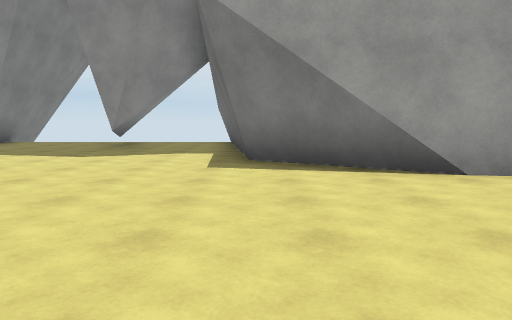
[1] (above)

19 first-person views from a walk through a scene from a Unity 3-D project. The camera is 1.3 m above the floor, tilts 6° down and sees 70° across. The floor is counted in squares, 2 m on a side. Each view is taken from the middle of a square. On the plan, view 1 faces up. The plan holds only what a view shows up to about 11 squares ahead; the rest is blank. The place goes on beyond the plan. The player character is not drawn. Some surface patterns are stand-ins.

[2]
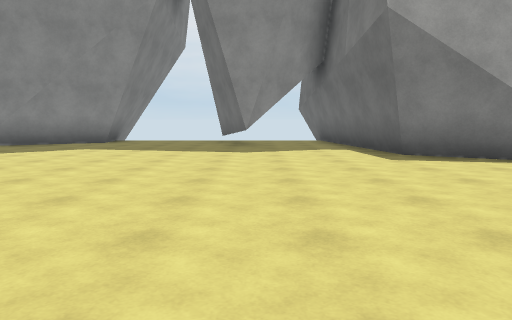

[3]
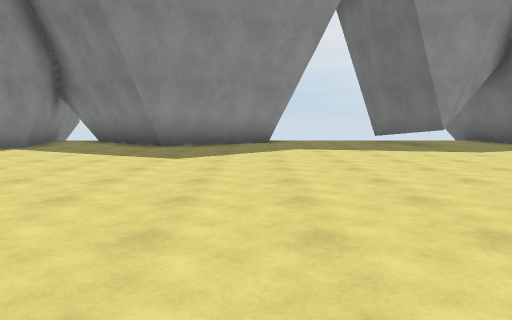

[4]
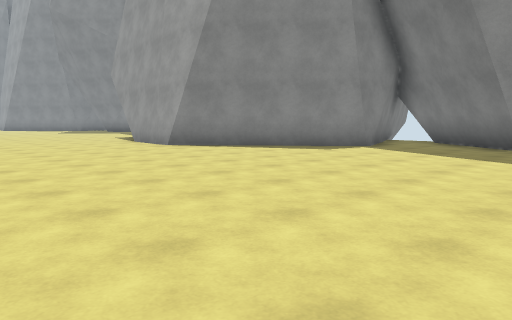

[5]
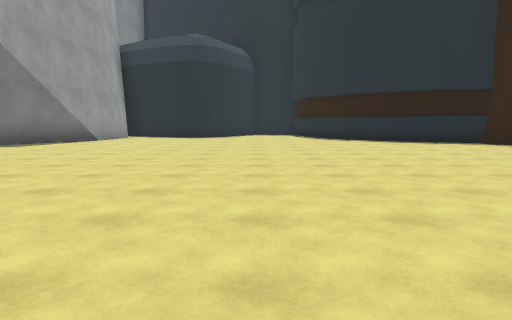

[6]
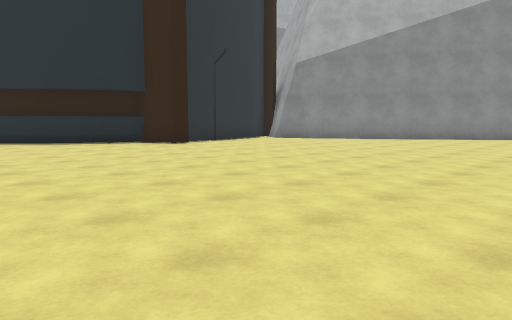

[7]
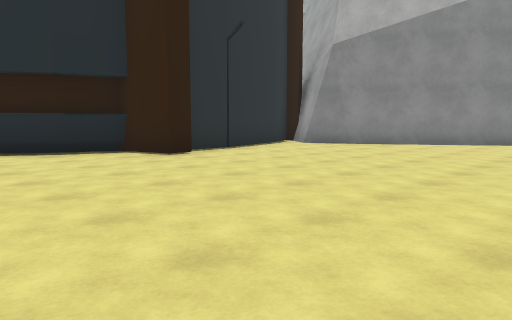

[8]
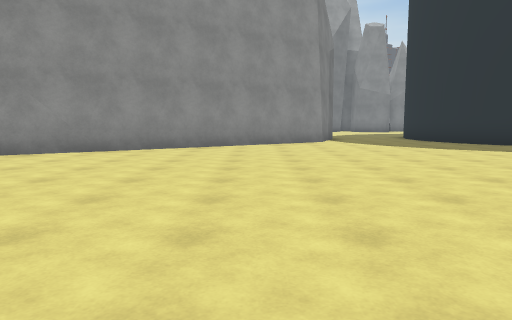

[9]
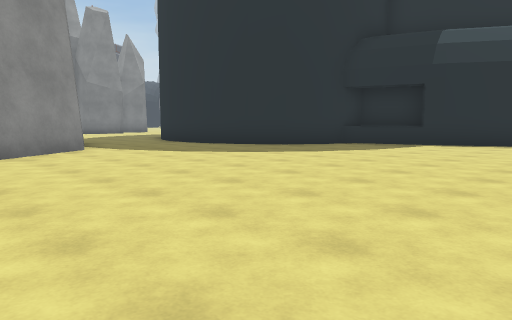

[10]
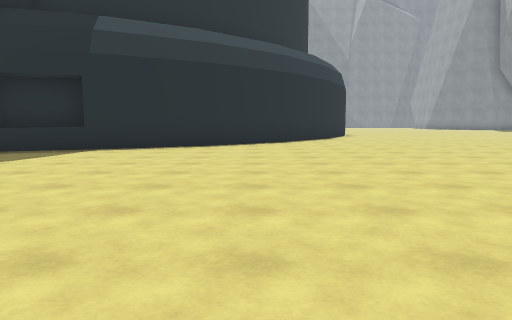

[11]
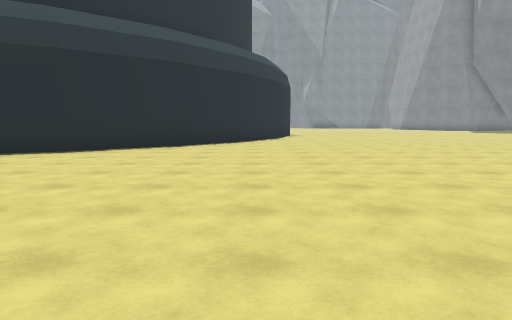

[12]
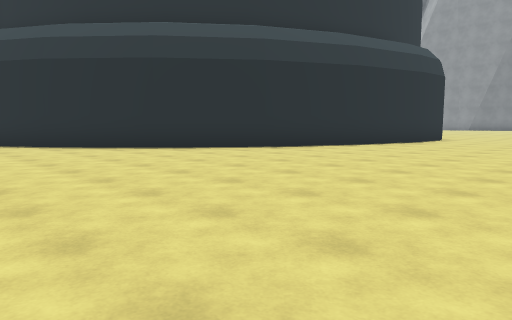

[13]
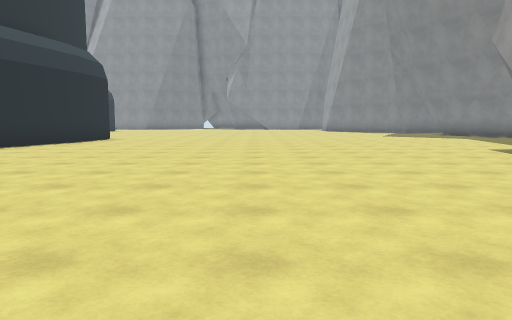

[14]
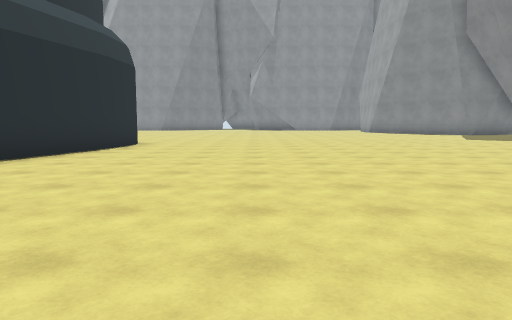

[15]
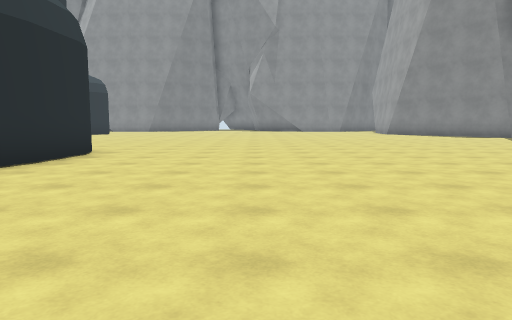

[16]
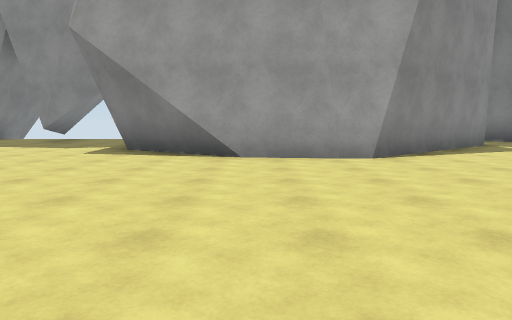

[17]
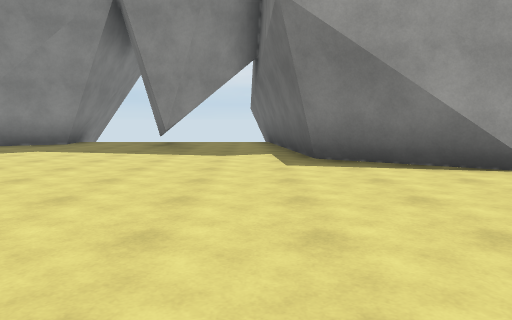

[18]
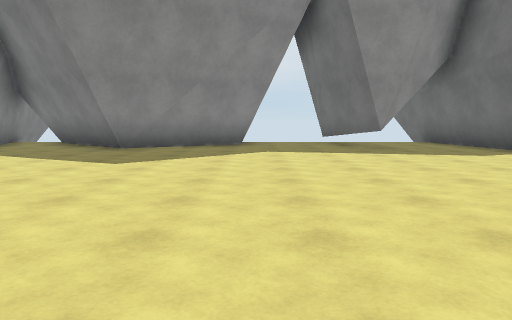

[19]
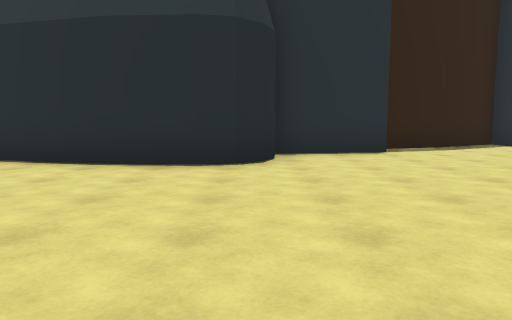

### Floor plan
Points are (right, up) in squares from view 1. A wall is a line through its corners. A room is listed if a view was taken in it or the views show most of it. See-through windows are left out.
Room 1 (views 1, 2, 3, 4, 5, 6, 7, 8, 9, 10, 11, 12, 13, 14, 15, 16, 17, 18, 19)
walls: (-18.5, 4.5) (-21.3, 4.9) (-23.1, 6.1) (-23.7, 11.2); (-19.6, -8.9) (-17.7, -11.1); (-20.5, 4.6) (-23.1, 6.3); (-17.8, -10.9) (-16.4, -13.4) (-15.5, -16); (-13.7, 8.6) (-13.8, 7.9) (-17.7, 4.6) (-18.6, 4.5); (-10.3, 8.3) (-10.7, 8.2) (-13.2, 10.4); (-14.3, 10.1) (-13.7, 8.2); (-16.8, -14) (-16.3, -15.7); (-26.8, -5.4) (-24.1, -6.1) (-21.7, -7.3) (-19.5, -9); (-15.9, -15.8) (-14.8, -16.2); (-14.9, -16.2) (-14, -16.8) (-13.3, -17.7); (-28.2, -5.3) (-26.7, -5.4); (-7.3, 11.1) (-7.3, 10.2) (-10.5, 8.4); (-0.7, -8.5) (-0.8, -7.9) (0.4, -7.5) (0.8, -6.3); (0.7, -6.4) (1.6, -5); (-2.7, 8.6) (-3.2, 8.1) (-3.9, 10.2); (-13.3, -17.6) (-12.9, -18.6); (1.5, -5.1) (2.6, -4.1); (-25.6, 8.8) (-26.1, 8.4) (-27, 11.1); (-29.3, -6.4) (-29.1, -5.8) (-28.7, -5.5) (-28.1, -5.3); (-1.4, -13.6) (-0.7, -13.3); (2.3, 4.4) (-0.3, 6.1); (-9.2, -18.9) (-1.2, -13.4); (0.5, -12.3) (-0.2, -9.9) (-0.3, -8.6); (3.2, 4.4) (1.6, 4.6) (-0.3, 5.9) (-0.6, 8.6); (-31.7, -7.5) (-29.4, -7.2); (-29.2, 10.2) (-32.2, 8.5); (-29.1, 11.2) (-29.1, 10.3); (-33.6, -9) (-31.9, -8.4); (-32.4, 8.5) (-33.6, 9.5)
low walls: (-10.5, 8.4) (-13.1, 10.6); (-29.2, 10.5) (-32.3, 8.8); (-29.3, 11) (-29.2, 10.2); (-32.2, 8.5) (-33.7, 9.8)
ways out: opening at (-2, 9)

Positions as (right, up) in squares from view 1, and headings:
1: (0, 0), facing up
2: (-3, -1), facing up
3: (-8, -1), facing up
4: (-9, -1), facing up-left
5: (-10, -1), facing right
6: (-10, -2), facing down-right
7: (-7, -4), facing down-right
8: (-7, -7), facing down
9: (-6, -10), facing down-left
10: (-8, -10), facing left
11: (-10, -7), facing left
12: (-15, -1), facing down-left
13: (-15, 0), facing left
14: (-18, -2), facing left
15: (-21, -2), facing left
16: (-20, -2), facing up
17: (-24, 0), facing up
18: (-29, 0), facing up
19: (-29, 0), facing down
